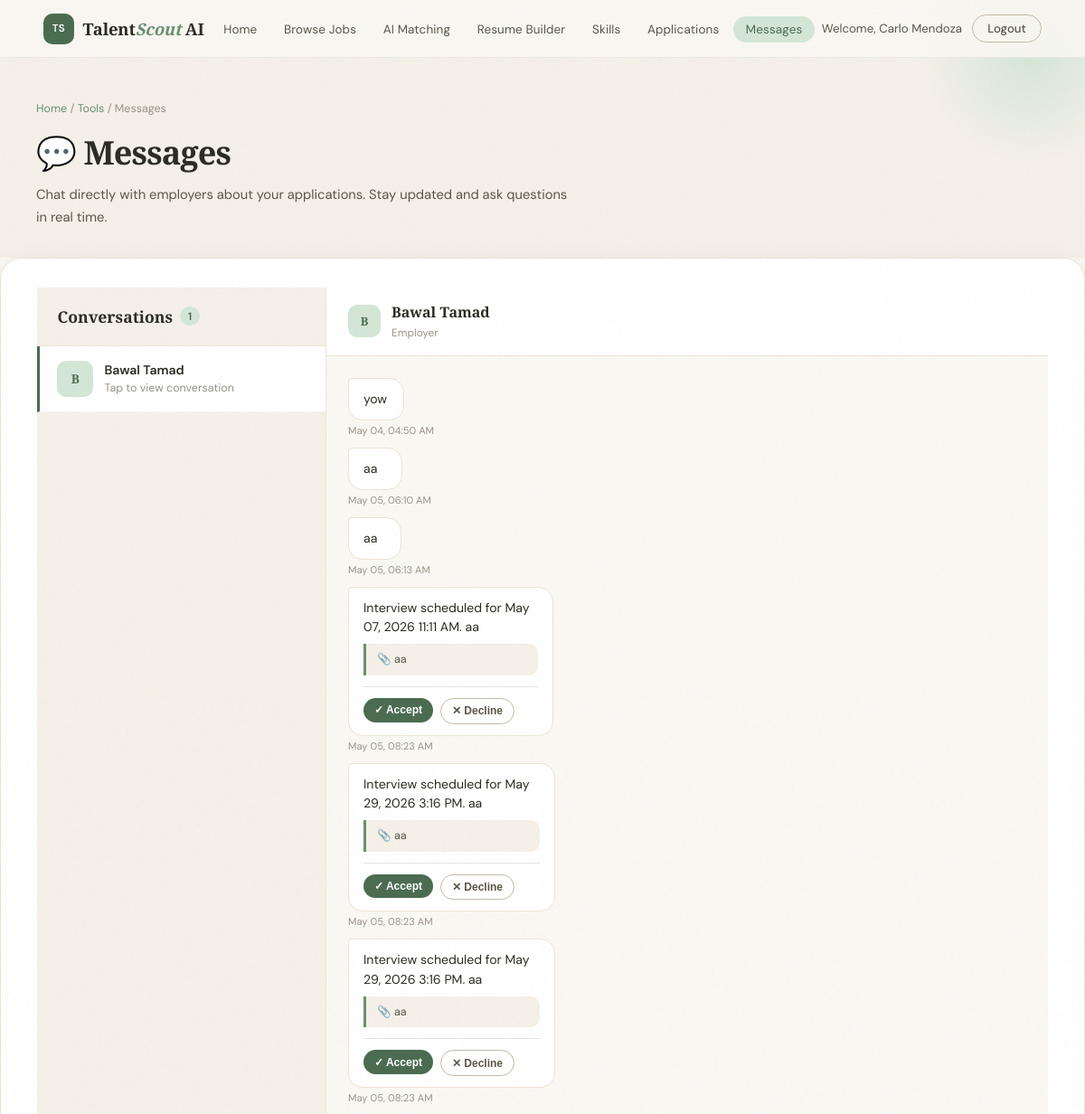
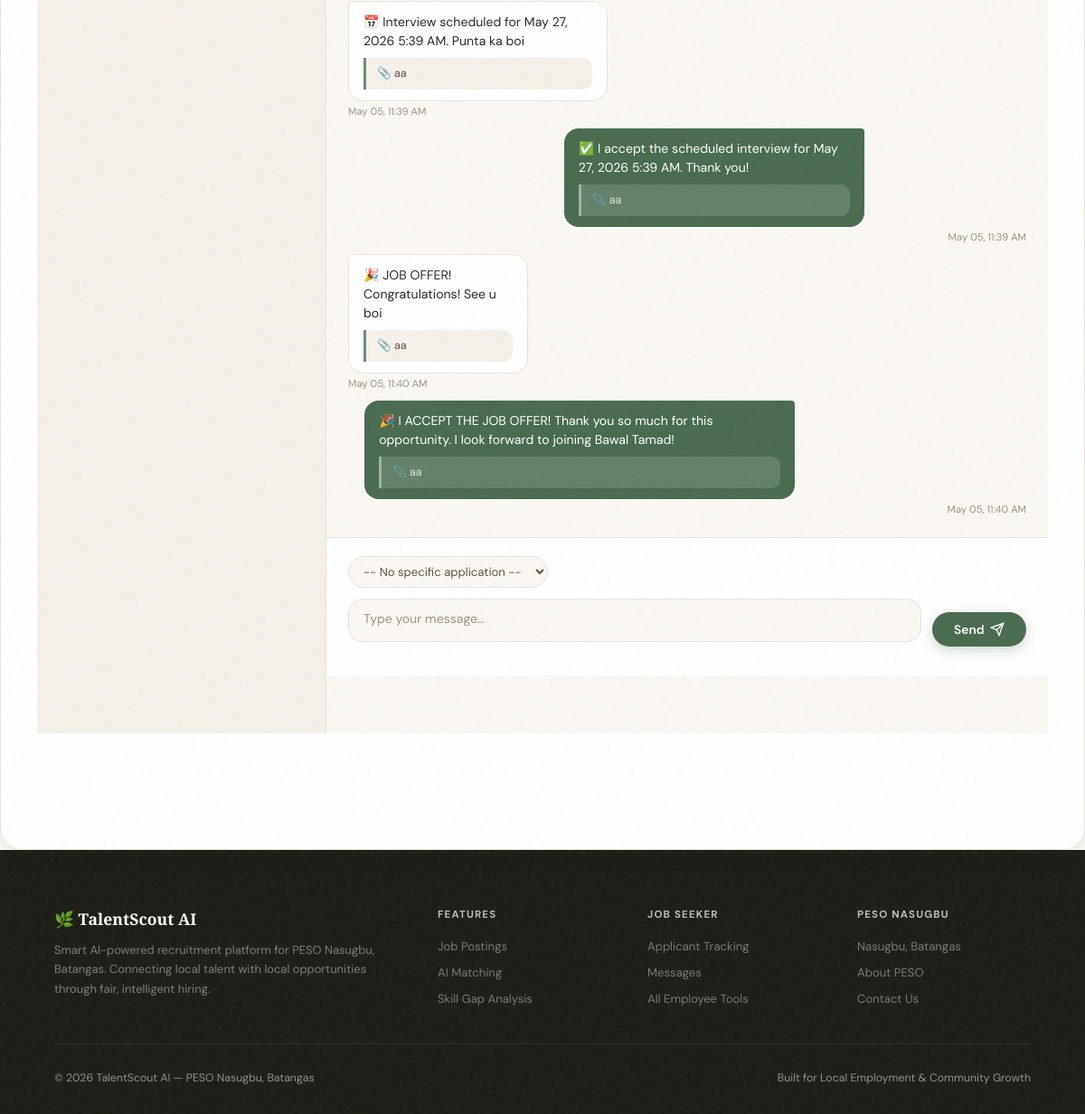
Page /employees/modules/messages/index.php (signed in) on the committed database (2 pictures, top to bottom).
### tables this page shows
CREATE TABLE `employer` (
  `employer_id` int(11) NOT NULL,
  `company_name` varchar(255) DEFAULT NULL,
  `email` varchar(255) DEFAULT NULL,
  `password` varchar(255) DEFAULT NULL,
  `address` varchar(255) DEFAULT NULL,
  `status` varchar(50) DEFAULT 'pending',
  `business_reg_cert` varchar(255) DEFAULT NULL,
  `mayor_permit` varchar(255) DEFAULT NULL,
  `bir_registration` varchar(255) DEFAULT NULL,
  `dole_registration` varchar(255) DEFAULT NULL,
  `created_at` timestamp DEFAULT CURRENT_TIMESTAMP
);

CREATE TABLE `message` (
  `message_id` int(11) NOT NULL,
  `sender_id` int(11) DEFAULT NULL,
  `sender_type` varchar(50) DEFAULT NULL,
  `receiver_id` int(11) DEFAULT NULL,
  `receiver_type` varchar(50) DEFAULT NULL,
  `message` varchar(255) DEFAULT NULL,
  `application_id` int(11) DEFAULT NULL,
  `timestamp` datetime DEFAULT NULL
);

CREATE TABLE `job_post` (
  `job_post_id` int(11) NOT NULL,
  `employer_id` int(11) DEFAULT NULL,
  `title` varchar(255) DEFAULT NULL,
  `description` varchar(255) DEFAULT NULL,
  `salary` varchar(255) NOT NULL,
  `location` varchar(255) DEFAULT NULL,
  `work_type` varchar(50) DEFAULT NULL,
  `application_deadline` date DEFAULT NULL,
  `skills` varchar(255) NOT NULL,
  `experience_level` varchar(255) NOT NULL,
  `job_category` varchar(255) NOT NULL,
  `job_post_created` timestamp NOT NULL DEFAULT current_timestamp() ON UPDATE current_timestamp(),
  `job_status` varchar(20) DEFAULT 'active'
);

### employees/modules/messages/index.php (the view, shortened to what this page needs)
<?php
$conn = getConnection();
$employee_id = (int)$_SESSION['employee_id'];
$conversations = [];
$stmt = $conn->prepare("SELECT DISTINCT e.employer_id, e.company_name,
  (SELECT COUNT(*) FROM message m WHERE
    ((m.sender_id = e.employer_id AND m.sender_type = 'employer' AND m.receiver_id = ?) OR
     (m.sender_id = ? AND m.sender_type = 'employee' AND m.receiver_id = e.employer_id)) AND
    m.timestamp > DATE_SUB(NOW(), INTERVAL 30 DAY)
  ) as unread_count
FROM employer e
JOIN message m ON (
  (m.sender_id = e.employer_id AND m.sender_type = 'employer' AND m.receiver_id = ?) OR
  (m.sender_id = ? AND m.sender_type = 'employee' AND m.receiver_id = e.employer_id)
)
ORDER BY m.timestamp DESC");
$stmt->bind_param("iiii", $employee_id, $employee_id, $employee_id, $employee_id);
$stmt->execute();
$result = $stmt->get_result();
while ($row = $result->fetch_assoc()) {
  if (!isset($conversations[$row['employer_id']])) {
    $conversations[$row['employer_id']] = $row;
  }
}
$selected_employer_id = isset($_GET['employer_id']) ? intval($_GET['employer_id']) : (count($conversations) > 0 ? array_key_first($conversations) : 0);
$selected_employer_name = '';
if ($selected_employer_id > 0 && isset($conversations[$selected_employer_id])) {
  $selected_employer_name = $conversations[$selected_employer_id]['company_name'];
}
$messages = [];
if ($selected_employer_id > 0) {
  $stmt = $conn->prepare("SELECT m.*, a.job_post_id, a.hire_status, j.title as job_title, e.company_name
  FROM message m
  LEFT JOIN application a ON m.application_id = a.application_id
  LEFT JOIN job_post j ON a.job_post_id = j.job_post_id
  LEFT JOIN employer e ON j.employer_id = e.employer_id
  WHERE (
    (m.sender_id = ? AND m.sender_type = 'employee' AND m.receiver_id = ?) OR
    (m.sender_id = ? AND m.sender_type = 'employer' AND m.receiver_id = ?)
  )
  ORDER BY m.timestamp ASC");
  $stmt->bind_param("iiii", $employee_id, $selected_employer_id, $selected_employer_id, $employee_id);
  $stmt->execute();
  $result = $stmt->get_result();
  while ($row = $result->fetch_assoc()) {
    $messages[] = $row;
  }
}
?>
<!doctype html>
<html lang="en">
  <head>
  </head>
  <body>
    <nav class="navbar">
      <a href="../../index.php" class="nav-logo">
        <div class="nav-logo-mark">TS</div>
        <span>Talent<em>Scout</em> AI</span>
      </a>
      <ul class="nav-links">
        <li><a href="../../index.php">Home</a></li>
        <li><a href="../job-postings/">Browse Jobs</a></li>
        <li><a href="../ai-matching/">AI Matching</a></li>
        <li><a href="../resume-builder/">Resume Builder</a></li>
        <li><a href="../skill-gap-analysis/">Skills</a></li>
        <li><a href="../applicant-tracking/">Applications</a></li>
        <li><a href="./" class="active">Messages</a></li>
      </ul>
      <div class="nav-right">
        <?php if (isset($_SESSION['employee_id'])): ?>
          <span class="nav-user">Welcome, <?php echo htmlspecialchars($_SESSION['employee_name'] ?? 'User'); ?></span>
          <a href="../../logout.php" class="btn-nav-ghost">Logout</a>
        <?php else: ?>
          <a href="../../login.php" class="btn-nav-ghost">Login</a>
          <a href="../../signup.php" class="btn-nav-solid">Get Started →</a>
        <?php endif; ?>
      </div>
    </nav>
    <div class="page-header">
      <div class="page-header-inner">
        <div class="breadcrumb">
          <a href="../../index.php">Home</a> / <a href="../index.php">Tools</a> / Messages
        </div>
        <h1>💬 Messages</h1>
        <p>
          Chat directly with employers about your applications. Stay updated and ask questions in real time.
        </p>
      </div>
    </div>
    <div class="messages-layout reveal">
      <aside class="conversations-panel">
        <div class="conversations-header">
          <h2>Conversations <span class="conv-count"><?php echo count($conversations); ?></span></h2>
        </div>
        <div class="conversations-list">
          <?php if (empty($conversations)): ?>
            <div class="no-conversations">
              <p>No conversations yet</p>
            </div>
          <?php else: ?>
            <?php foreach ($conversations as $conv): ?>
              <?php
              $conv_initials = strtoupper(substr($conv['company_name'], 0, 1));
              ?>
              <a href="?employer_id=<?php echo $conv['employer_id']; ?>" class="conversation-item <?php echo $selected_employer_id === $conv['employer_id'] ? 'active' : ''; ?>">
                <div class="conv-item-top">
                  <div class="conv-avatar"><?php echo htmlspecialchars($conv_initials); ?></div>
                  <div class="conv-item-info">
                    <div class="conv-item-name"><?php echo htmlspecialchars($conv['company_name']); ?></div>
                    <div class="conv-item-preview">Tap to view conversation</div>
                  </div>
                </div>
              </a>
            <?php endforeach; ?>
          <?php endif; ?>
        </div>
      </aside>
      <div class="chat-panel">
        <?php if ($selected_employer_id > 0): ?>
          <div class="chat-header">
            <div class="chat-header-avatar"><?php echo strtoupper(substr($selected_employer_name, 0, 1)); ?></div>
            <div class="chat-header-info">
              <h3><?php echo htmlspecialchars($selected_employer_name); ?></h3>
              <span>Employer</span>
            </div>
          </div>
          <div class="chat-messages" id="chatMessages">
            <?php if (empty($messages)): ?>
              <div class="empty-state">
                <div>
                  <div class="empty-state-icon">💬</div>
                  <h3>No messages yet</h3>
                  <p>Start a conversation about your application</p>
                </div>
              </div>
            <?php else: ?>
              <?php foreach ($messages as $msg): ?>
                <div class="message <?php echo $msg['sender_type'] === 'employee' ? 'sent' : 'received'; ?>">
                  <div>
                    <div class="message-bubble">
                      <?php
                      $msg_text = $msg['message'];
                      echo htmlspecialchars($msg_text);
                      ?>
                      <?php if ($msg['application_id'] > 0 && !empty($msg['job_title'])): ?>
                        <div class="message-application-ref">
                          📎 <?php echo htmlspecialchars($msg['job_title']); ?>
                        </div>
                      <?php endif; ?>
                      <?php if ($msg['sender_type'] === 'employer' && $msg['application_id'] > 0): ?>
                        <?php
                        $stmt = $conn->prepare("SELECT * FROM interviews WHERE application_id = ? AND employee_id = ? AND status = 'scheduled' ORDER BY scheduled_datetime DESC LIMIT 1");
                        $stmt->bind_param("ii", $msg['application_id'], $employee_id);
                        $stmt->execute();
                        $result = $stmt->get_result();
                        $pending_interview = $result->fetch_assoc();
                        if ($pending_interview): ?>
                          <div class="message-action-buttons">
                            <form method="POST" style="display:inline;">
                              <button type="submit" class="btn-inline-accept">✓ Accept</button>
                            </form>
                            <form method="POST" style="display:inline;">
                              <button type="submit" class="btn-inline-reject">✕ Decline</button>
                            </form>
                          </div>
                        <?php endif; ?>
                      <?php endif; ?>
                    </div>
                    <div class="message-time"><?php echo date('M d, h:i A', strtotime($msg['timestamp'])); ?></div>
                  </div>
                </div>
              <?php endforeach; ?>
            <?php endif; ?>
          </div>
          <div class="message-form">
            <form method="POST" id="messageForm">
              <div class="message-form-row">
                <select name="application_id" id="application_id" class="msg-select" onchange="changeApplication(this.value)">
                  <option value="0">-- No specific application --</option>
                </select>
              </div>
              <div class="message-form-top">
                <div class="message-form-main">
                  <textarea name="message" id="messageInput" class="msg-input" placeholder="Type your message..." required rows="1"></textarea>
                </div>
                <button type="submit" class="btn-send">
                  Send
                  <svg width="16" height="16" fill="none" stroke="currentColor" stroke-width="2" viewBox="0 0 24 24"><path d="M22 2L11 13"/><path d="M22 2L15 22L11 13L2 9L22 2Z"/></svg>
                </button>
              </div>
            </form>
          </div>
        <?php endif; ?>
      </div>
    </div>
    <footer class="footer">
      <div class="footer-inner">
        <div class="footer-top">
          <div class="footer-brand">
            <h3>🌿 TalentScout AI</h3>
            <p>Smart AI-powered recruitment platform for PESO Nasugbu, Batangas. Connecting local talent with local opportunities through fair, intelligent hiring.</p>
          </div>
          <div class="footer-col">
            <h4>Features</h4>
            <ul>
              <li><a href="../job-postings/">Job Postings</a></li>
              <li><a href="../ai-matching/">AI Matching</a></li>
              <li><a href="../skill-gap-analysis/">Skill Gap Analysis</a></li>
            </ul>
          </div>
          <div class="footer-col">
            <h4>Job Seeker</h4>
            <ul>
              <li><a href="../applicant-tracking/">Applicant Tracking</a></li>
              <li><a href="../messages/">Messages</a></li>
              <li><a href="../">All Employee Tools</a></li>
            </ul>
          </div>
          <div class="footer-col">
            <h4>PESO Nasugbu</h4>
            <ul>
              <li><a href="#">Nasugbu, Batangas</a></li>
              <li><a href="#">About PESO</a></li>
              <li><a href="#">Contact Us</a></li>
            </ul>
          </div>
        </div>
        <div class="footer-bottom">
          <span>&copy; 2026 TalentScout AI — PESO Nasugbu, Batangas</span>
          <span>Built for Local Employment &amp; Community Growth</span>
        </div>
      </div>
    </footer>
  </body>
</html>

### rows in the picture
employer: company_name "B", company_name "Bawal Tamad"
message: message "yow", timestamp "May 04, 04:50 AM"
message: message "aa", timestamp "May 05, 06:10 AM"
message: message "aa", timestamp "May 05, 06:13 AM"
message: message "Interview scheduled for May 07, 2026 11:11 AM. aa", job_post.title "aa", timestamp "May 05, 08:23 AM"
message: message "Interview scheduled for May 29, 2026 3:16 PM. aa", job_post.title "aa", timestamp "May 05, 08:23 AM"
message: message "Interview scheduled for May 29, 2026 3:16 PM. aa", job_post.title "aa", timestamp "May 05, 08:23 AM"
message: message "📅 Interview scheduled for May 27, 2026 5:39 AM. Punta ka boi", job_post.title "aa", timestamp "May 05, 11:39 AM"
message: message "✅ I accept the scheduled interview for May 27, 2026 5:39 AM. Thank you!", job_post.title "aa", timestamp "May 05, 11:39 AM"
message: message "🎉 JOB OFFER! Congratulations! See u boi", job_post.title "aa", timestamp "May 05, 11:40 AM"
message: message "🎉 I ACCEPT THE JOB OFFER! Thank you so much for this opportunity. I look forward to joining Bawal Tamad!", job_post.title "aa", timestamp "May 05, 11:40 AM"

### other values in the picture
$_SESSION['employee_name'] "Carlo Mendoza"
count($conversations) "1"
